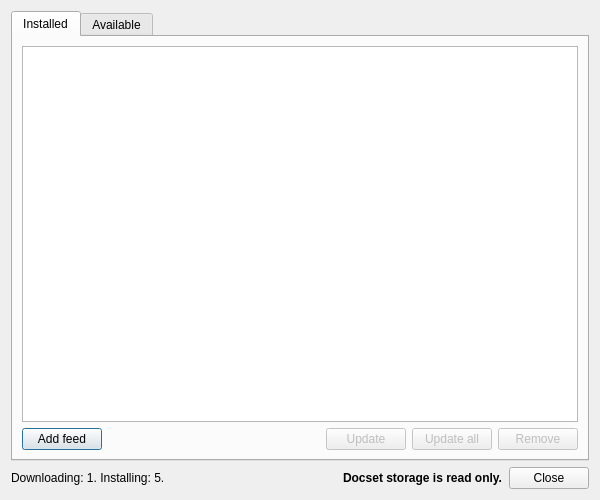
<?xml version="1.0" encoding="UTF-8"?>
<ui version="4.0">
 <class>Zeal::WidgetUi::DocsetsDialog</class>
 <widget class="QDialog" name="Zeal::WidgetUi::DocsetsDialog">
  <property name="windowModality">
   <enum>Qt::ApplicationModal</enum>
  </property>
  <property name="geometry">
   <rect>
    <x>0</x>
    <y>0</y>
    <width>600</width>
    <height>500</height>
   </rect>
  </property>
  <property name="windowTitle">
   <string>Docsets</string>
  </property>
  <layout class="QVBoxLayout" name="verticalLayout">
   <item>
    <widget class="QTabWidget" name="tabWidget">
     <property name="currentIndex">
      <number>0</number>
     </property>
     <widget class="QWidget" name="installedDocsetsTab">
      <attribute name="title">
       <string>Installed</string>
      </attribute>
      <layout class="QVBoxLayout" name="verticalLayout_5">
       <item>
        <widget class="QListView" name="installedDocsetList">
         <property name="selectionMode">
          <enum>QAbstractItemView::ExtendedSelection</enum>
         </property>
         <property name="selectionBehavior">
          <enum>QAbstractItemView::SelectRows</enum>
         </property>
         <property name="iconSize">
          <size>
           <width>16</width>
           <height>16</height>
          </size>
         </property>
        </widget>
       </item>
       <item>
        <layout class="QHBoxLayout" name="docsetsActions">
         <item>
          <widget class="QPushButton" name="addFeedButton">
           <property name="text">
            <string>Add feed</string>
           </property>
          </widget>
         </item>
         <item>
          <spacer name="horizontalSpacer">
           <property name="orientation">
            <enum>Qt::Horizontal</enum>
           </property>
           <property name="sizeHint" stdset="0">
            <size>
             <width>40</width>
             <height>20</height>
            </size>
           </property>
          </spacer>
         </item>
         <item>
          <widget class="QPushButton" name="updateSelectedDocsetsButton">
           <property name="enabled">
            <bool>false</bool>
           </property>
           <property name="text">
            <string>Update</string>
           </property>
          </widget>
         </item>
         <item>
          <widget class="QPushButton" name="updateAllDocsetsButton">
           <property name="enabled">
            <bool>false</bool>
           </property>
           <property name="text">
            <string>Update all</string>
           </property>
          </widget>
         </item>
         <item>
          <widget class="QPushButton" name="removeDocsetsButton">
           <property name="enabled">
            <bool>false</bool>
           </property>
           <property name="text">
            <string>Remove</string>
           </property>
          </widget>
         </item>
        </layout>
       </item>
      </layout>
     </widget>
     <widget class="QWidget" name="availableDocsetsTab">
      <attribute name="title">
       <string>Available</string>
      </attribute>
      <layout class="QVBoxLayout" name="verticalLayout_2">
       <item>
        <widget class="QLineEdit" name="docsetFilterInput">
         <property name="placeholderText">
          <string>Filter docsets</string>
         </property>
         <property name="clearButtonEnabled">
          <bool>true</bool>
         </property>
        </widget>
       </item>
       <item>
        <widget class="QListWidget" name="availableDocsetList">
         <property name="selectionMode">
          <enum>QAbstractItemView::ExtendedSelection</enum>
         </property>
         <property name="selectionBehavior">
          <enum>QAbstractItemView::SelectRows</enum>
         </property>
         <property name="iconSize">
          <size>
           <width>16</width>
           <height>16</height>
          </size>
         </property>
        </widget>
       </item>
       <item>
        <layout class="QHBoxLayout" name="horizontalLayout">
         <item>
          <widget class="QLabel" name="label">
           <property name="text">
            <string>Last updated:</string>
           </property>
          </widget>
         </item>
         <item>
          <widget class="QLabel" name="lastUpdatedLabel">
           <property name="text">
            <string/>
           </property>
          </widget>
         </item>
         <item>
          <widget class="QPushButton" name="refreshButton">
           <property name="text">
            <string>Refresh</string>
           </property>
          </widget>
         </item>
         <item>
          <spacer name="horizontalSpacer_2">
           <property name="orientation">
            <enum>Qt::Horizontal</enum>
           </property>
           <property name="sizeHint" stdset="0">
            <size>
             <width>40</width>
             <height>20</height>
            </size>
           </property>
          </spacer>
         </item>
         <item>
          <widget class="QPushButton" name="downloadDocsetsButton">
           <property name="enabled">
            <bool>false</bool>
           </property>
           <property name="text">
            <string>Download</string>
           </property>
          </widget>
         </item>
        </layout>
       </item>
       <item>
        <widget class="QLabel" name="label_4">
         <property name="text">
          <string>&lt;i&gt;Docsets are provided by &lt;a href=&quot;https://kapeli.com/dash&quot;&gt;Dash&lt;/a&gt;.&lt;/i&gt;</string>
         </property>
         <property name="textFormat">
          <enum>Qt::RichText</enum>
         </property>
         <property name="openExternalLinks">
          <bool>true</bool>
         </property>
        </widget>
       </item>
      </layout>
     </widget>
    </widget>
   </item>
   <item>
    <layout class="QHBoxLayout" name="horizontalLayout_2">
     <item>
      <widget class="QLabel" name="statusLabel">
       <property name="text">
        <string>Downloading: 1. Installing: 5.</string>
       </property>
      </widget>
     </item>
     <item>
      <spacer name="horizontalSpacer_3">
       <property name="orientation">
        <enum>Qt::Horizontal</enum>
       </property>
       <property name="sizeHint" stdset="0">
        <size>
         <width>40</width>
         <height>20</height>
        </size>
       </property>
      </spacer>
     </item>
     <item>
      <widget class="QLabel" name="readOnlyLabel">
       <property name="text">
        <string>&lt;b&gt;Docset storage is read only.&lt;/b&gt;</string>
       </property>
      </widget>
     </item>
     <item>
      <widget class="QDialogButtonBox" name="buttonBox">
       <property name="sizePolicy">
        <sizepolicy hsizetype="Fixed" vsizetype="Fixed">
         <horstretch>0</horstretch>
         <verstretch>0</verstretch>
        </sizepolicy>
       </property>
       <property name="standardButtons">
        <set>QDialogButtonBox::Close</set>
       </property>
      </widget>
     </item>
    </layout>
   </item>
  </layout>
 </widget>
 <resources/>
 <connections/>
</ui>
